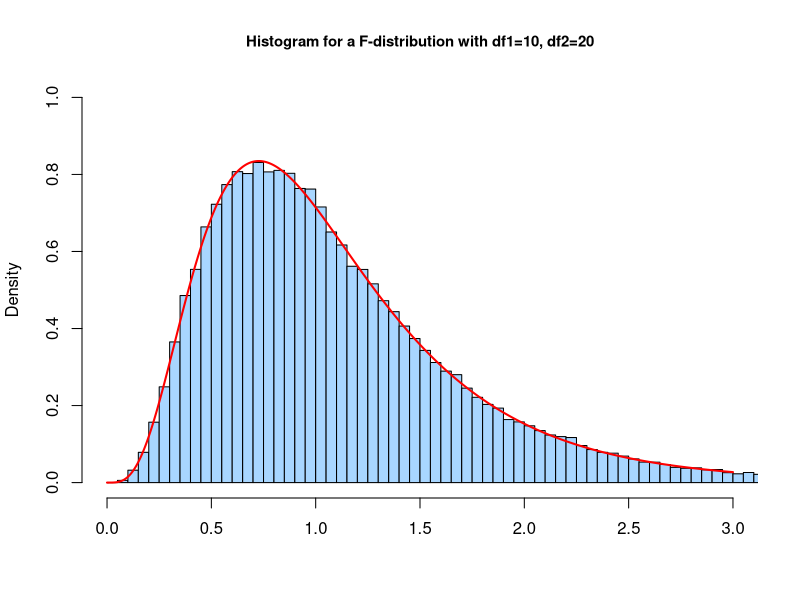

R code for this plot: (Note: this script raises an error after producing the figure.)
## ---- chunk 1
f_val = 2.2
df1 = 10
df2 = 20
q_seq <- c(0.25, 0.5, 0.75, 0.999)

df(f_val, df1 = df1, df2 = df2)
## [1] 0.007858262
pf(f_val, df = df1, df2 = df2, lower.tail = TRUE)
## [1] 0.9944622
qf(q_seq, df1 = df1, df2 = df2, lower.tail = TRUE)
## [1] 0.6563936 0.9662639 1.3994874 5.0752462

x <- rf(100000, df1 = df1, df2 = df2)
hist(x, col="#A8D6FF",
     breaks = 'Scott', freq = FALSE, 
     xlim = c(0,3), ylim = c(0,1),
     xlab = '', main = 'Histogram for a F-distribution with df1=10, df2=20', cex.main=0.9)

curve(df(x, df1 = df1, df2 = df2), from = 0, to = 3, n = 10000, col= 'red', lwd=2, add = T)

## ---- chunk 2

knitr::include_graphics('image/xyzAnovaFig.svg')
## ---- chunk 3

knitr::include_graphics('image/MSbeqMSw.svg')
## ---- chunk 4

knitr::include_graphics('image/MSbgtMSw.svg')
## ---- chunk 5

knitr::include_graphics('image/MSbltMSw.svg')
## ---- chunk 6
##案例4-2 
library("memisc")
#读取数据
rdl_sav<-spss.system.file("ExampleData/SavData4MedSta/Exam04-02.sav")
rdl_df<-as.data.frame(as.data.set(rdl_sav))
##简洁地显示任意R对象的结构
str(rdl_df)
## 'data.frame':	120 obs. of  2 variables:
##  $ GROUP: num  1 1 1 1 1 1 1 1 1 1 ...
##  $ LDL_C: num  3.53 4.59 4.34 2.66 3.59 3.13 3.3 4.04 3.53 3.56 ...

##对不规则数组应用指定的函数，快速计算每组的均值，方差，和样本大小
tapply(rdl_df$LDL_C, rdl_df$GROUP, FUN = mean)
##        1        2        3        4 
## 3.430333 2.715333 2.698000 1.966333 

tapply(rdl_df$LDL_C, rdl_df$GROUP, FUN = var)
##         1         2         3         4 
## 0.5114033 0.4072464 0.2471752 0.5571757 

tapply(rdl_df$LDL_C, rdl_df$GROUP, length)
##  1  2  3  4 
## 30 30 30 30 

#boxplot(rdl_df$LDL_C ~ rdl_df$GROUP,col=c(2:5))

## 使用oneway.test()函数进行F检验，注意var.equal 默认是 FALSE，也就是说方差可以不相等(此时即为Welch检验)，但是提供的信息相对较少。
oneway.test(rdl_df$LDL_C ~ rdl_df$GROUP,var.equal=T)
## 	One-way analysis of means
## 
## data:  rdl_df$LDL_C and rdl_df$GROUP
## F = 24.884, num df = 3, denom df = 116, p-value = 1.674e-12
oneway.test(rdl_df$LDL_C ~ rdl_df$GROUP,var.equal=F)
## 	One-way analysis of means (not assuming equal variances)
## 
## data:  rdl_df$LDL_C and rdl_df$GROUP
## F = 19.665, num df = 3.000, denom df = 63.592, p-value =
## 3.924e-09

#使用aov()函数进行F检验，可以获取完整地参数信息，这里要注意aov()里面提供的group信息
#最好不要是数值形式的分组，否则结果容易当作线性回归处理，导致与预期不一致，可以用
#as.character()将数字转换为字串形式的再使用
aov.out = aov(rdl_df$LDL_C ~ as.character(rdl_df$GROUP))
##                             Df Sum Sq Mean Sq F value   Pr(>F)    
## as.character(rdl_df$GROUP)   3  32.16  10.719   24.88 1.67e-12 ***
## Residuals                  116  49.97   0.431                     
## ---
## Signif. codes:  0 ‘***’ 0.001 ‘**’ 0.01 ‘*’ 0.05 ‘.’ 0.1 ‘ ’ 1
## > aov.out
## Call:
##    aov(formula = rdl_df$LDL_C ~ as.character(rdl_df$GROUP))
## 
## Terms:
##                 as.character(rdl_df$GROUP) Residuals
## Sum of Squares                    32.15603  49.96702
## Deg. of Freedom                          3       116
## 
## Residual standard error: 0.6563156
## Estimated effects may be unbalanced
summary(aov.out)
##                             Df Sum Sq Mean Sq F value   Pr(>F)    
## as.character(rdl_df$GROUP)   3  32.16  10.719   24.88 1.67e-12 ***
## Residuals                  116  49.97   0.431                     
## ---
## Signif. codes:  0 ‘***’ 0.001 ‘**’ 0.01 ‘*’ 0.05 ‘.’ 0.1 ‘ ’ 1

##其他几个查看aov()对象的工具
summary.aov(aov.out)
summary.lm(aov.out)
TukeyHSD(aov.out)

boxplot(rdl_df$LDL_C ~ rdl_df$GROUP,col=c(2:5),ylab="rdl value",xlab="Group info")

## ---- chunk 7
library("memisc")
library("kableExtra")
library("dplyr")
rdl_sav<-spss.system.file("ExampleData/SavData4MedSta/Exam04-02.sav")
rdl_df<-as.data.frame(as.data.set(rdl_sav))
aov.out = aov(rdl_df$LDL_C ~ as.character(rdl_df$GROUP))
options(digits=5)
aov_out_df<-t(as.data.frame(unlist(summary.aov(aov.out))))

aov_tab<-data.frame("1", y = 1:5,row.names = c("自由度","SS","MS","F值","P值"))
colnames(aov_tab)<-c("组间","组内")

aov_tab[,1]<-c(aov_out_df[1,c(1,3,5,7,9)])
aov_tab[,2]<-c(aov_out_df[1,c(2,4,6)],NA,NA)
opts <- options(knitr.kable.NA = "")
knitr::kable( aov_tab, caption = '案例04-02 F检验结果', 
    booktabs = TRUE,digits = 4,align='c',format.args = list(scientific = FALSE)) %>% 
    kable_paper("striped", full_width = F)  %>% 
    kable_styling()
## ---- chunk 8
library("memisc")
library("kableExtra")
library("dplyr")
sarc_sav<-spss.system.file("ExampleData/SavData4MedSta/Exam04-04.sav")
sarc_df<-as.data.frame(as.data.set(sarc_sav))
sarc_aov.out <-aov(sarc_df$WEIGHT ~ factor(as.character(sarc_df$TREAT))+factor(as.character(sarc_df$GROUP)))
options(digits=5)
sarc_aov_out_df<-t(as.data.frame(unlist(summary.aov(sarc_aov.out))))

sarc_aov_tab<-array(dim=c(3,5))
colnames(sarc_aov_tab)<-c("自由度","SS","MS","F值","P值")
rownames(sarc_aov_tab)<-c("处理间","区组间","误差")

sarc_aov_tab[1,]<-c(sarc_aov_out_df[1,c(1,4,7,10,13)])
sarc_aov_tab[2,]<-c(sarc_aov_out_df[1,c(2,5,8,11,14)])
sarc_aov_tab[3,]<-c(sarc_aov_out_df[1,c(3,6,9)],NA,NA)

opts <- options(knitr.kable.NA = "")
knitr::kable( sarc_aov_tab, caption = '案例04-04 双因子f检验结果',
    booktabs = TRUE,digits = 4,align='ccc',format.args = list(scientific = FALSE)) %>% 
    kable_paper("striped", full_width = F)  %>% 
    kableExtra::kable_styling()
## ---- chunk 9
library("memisc")
library("kableExtra")
library("dplyr")
hsv_sav<-spss.system.file("ExampleData/SavData4MedSta/Exam04-05.sav")
hsv_df<-as.data.frame(as.data.set(hsv_sav))
##修改一下列名称
colnames(hsv_df)<-c("rg","lg","tg","test_val")
hsv_aov.out <-aov(hsv_df$test_val ~ factor(as.character(hsv_df$tg))+factor(as.character(hsv_df$rg))+factor(as.character(hsv_df$lg)))
hsv_aov_out_df<-t(as.data.frame(unlist(summary.aov(hsv_aov.out))))

hsv_aov_tab<-array(dim=c(4,5))
colnames(hsv_aov_tab)<-c("自由度","SS","MS","F值","P值")
rownames(hsv_aov_tab)<-c("处理间","家兔间","部位间","误差")

hsv_aov_tab[1,]<-c(hsv_aov_out_df[1,c(1,5,9,13,17)])
hsv_aov_tab[2,]<-c(hsv_aov_out_df[1,c(2,6,10,14,18)])
hsv_aov_tab[3,]<-c(hsv_aov_out_df[1,c(3,7,11,15,19)])
hsv_aov_tab[4,]<-c(hsv_aov_out_df[1,c(4,8,12)],NA,NA)

opts <- options(knitr.kable.NA = "")
knitr::kable( hsv_aov_tab, caption = '案例04-05 拉丁方设计资料采用三向分类的f检验结果', 
    booktabs = TRUE,digits = 4,align='ccc',format.args = list(scientific = FALSE)) %>% 
    kable_paper("striped", full_width = F)  %>% 
    kableExtra::kable_styling()

## ---- chunk 10
library("memisc")
library("kableExtra")
library("dplyr")
gmp_sav<-spss.system.file("ExampleData/SavData4MedSta/Exam04-06.sav")
gmp_df<-as.data.frame(as.data.set(gmp_sav))
gmp_aov.out <-aov(gmp_df$X ~ factor(as.character(gmp_df$PERSON))+factor(as.character(gmp_df$TREAT))+factor(as.character(gmp_df$PHASE)))
gmp_aov_out_df<-t(as.data.frame(unlist(summary.aov(gmp_aov.out))))

gmp_aov_tab<-array(dim=c(4,5))
colnames(gmp_aov_tab)<-c("自由度","SS","MS","F值","P值")
rownames(gmp_aov_tab)<-c("处理间","阶段间","受试者间","误差")

gmp_aov_tab[3,]<-c(gmp_aov_out_df[1,c(1,5,9,13,17)])
gmp_aov_tab[1,]<-c(gmp_aov_out_df[1,c(2,6,10,14,18)])
gmp_aov_tab[2,]<-c(gmp_aov_out_df[1,c(3,7,11,15,19)])
gmp_aov_tab[4,]<-c(gmp_aov_out_df[1,c(4,8,12)],NA,NA)

opts <- options(knitr.kable.NA = "")
knitr::kable( gmp_aov_tab, caption = '案例04-05 两阶段交叉设计资料的f检验结果',
    booktabs = TRUE,digits = 4,align='ccc',format.args = list(scientific = FALSE)) %>% 
    kable_paper("striped", full_width = F)  %>% 
    kableExtra::kable_styling()

## ---- chunk 11

knitr::include_graphics('image/diagnosticplots.png')
## ---- chunk 12

knitr::include_graphics('image/diagnosticplots2.jpg')
## ---- chunk 13

knitr::include_graphics('image/PostHocMethodandR.png')
